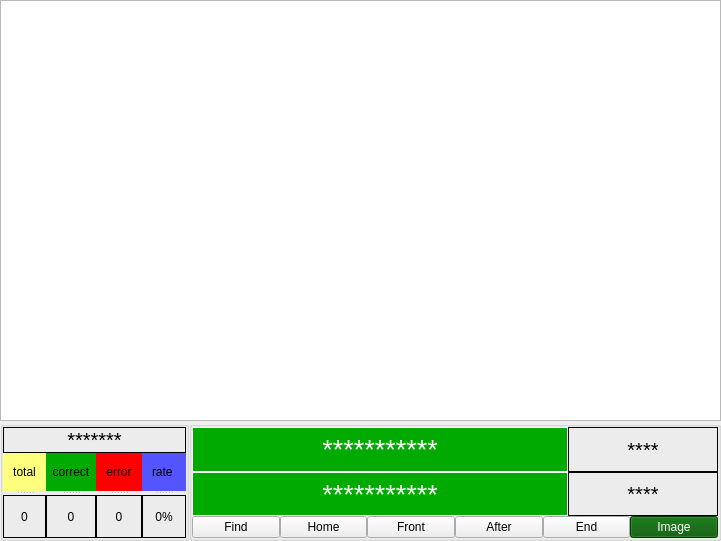
<?xml version="1.0" encoding="UTF-8"?>
<ui version="4.0">
 <class>DataBaseWidget</class>
 <widget class="QWidget" name="DataBaseWidget">
  <property name="geometry">
   <rect>
    <x>0</x>
    <y>0</y>
    <width>721</width>
    <height>541</height>
   </rect>
  </property>
  <property name="windowTitle">
   <string>Form</string>
  </property>
  <layout class="QGridLayout" name="gridLayout_8">
   <property name="leftMargin">
    <number>0</number>
   </property>
   <property name="topMargin">
    <number>0</number>
   </property>
   <property name="rightMargin">
    <number>0</number>
   </property>
   <property name="bottomMargin">
    <number>0</number>
   </property>
   <property name="spacing">
    <number>0</number>
   </property>
   <item row="0" column="0">
    <widget class="QStackedWidget" name="stackedWidget">
     <property name="currentIndex">
      <number>0</number>
     </property>
     <widget class="QWidget" name="page_3">
      <layout class="QGridLayout" name="gridLayout_9">
       <property name="leftMargin">
        <number>0</number>
       </property>
       <property name="topMargin">
        <number>0</number>
       </property>
       <property name="rightMargin">
        <number>0</number>
       </property>
       <property name="bottomMargin">
        <number>0</number>
       </property>
       <property name="spacing">
        <number>0</number>
       </property>
       <item row="0" column="0" colspan="2">
        <widget class="QStackedWidget" name="stackedWidget_2">
         <property name="currentIndex">
          <number>0</number>
         </property>
         <widget class="QWidget" name="stackedWidgetPage1">
          <layout class="QGridLayout" name="gridLayout_7">
           <property name="leftMargin">
            <number>0</number>
           </property>
           <property name="topMargin">
            <number>0</number>
           </property>
           <property name="rightMargin">
            <number>0</number>
           </property>
           <property name="bottomMargin">
            <number>0</number>
           </property>
           <property name="spacing">
            <number>0</number>
           </property>
           <item row="0" column="0">
            <widget class="QTableView" name="tableView">
             <property name="autoScroll">
              <bool>true</bool>
             </property>
             <property name="autoScrollMargin">
              <number>10</number>
             </property>
             <property name="alternatingRowColors">
              <bool>true</bool>
             </property>
             <property name="selectionBehavior">
              <enum>QAbstractItemView::SelectRows</enum>
             </property>
             <attribute name="verticalHeaderCascadingSectionResizes">
              <bool>true</bool>
             </attribute>
            </widget>
           </item>
          </layout>
         </widget>
         <widget class="QWidget" name="stackedWidgetPage2">
          <layout class="QGridLayout" name="gridLayout_6">
           <property name="leftMargin">
            <number>0</number>
           </property>
           <property name="topMargin">
            <number>0</number>
           </property>
           <property name="rightMargin">
            <number>0</number>
           </property>
           <property name="bottomMargin">
            <number>0</number>
           </property>
           <property name="spacing">
            <number>0</number>
           </property>
           <item row="0" column="0">
            <widget class="QGroupBox" name="groupBox_3">
             <property name="title">
              <string/>
             </property>
             <layout class="QGridLayout" name="gridLayout_5">
              <property name="leftMargin">
               <number>0</number>
              </property>
              <property name="topMargin">
               <number>0</number>
              </property>
              <property name="rightMargin">
               <number>0</number>
              </property>
              <property name="bottomMargin">
               <number>0</number>
              </property>
              <property name="spacing">
               <number>2</number>
              </property>
              <item row="0" column="0">
               <widget class="QLabel" name="Img_RightAfter_label">
                <property name="sizePolicy">
                 <sizepolicy hsizetype="Expanding" vsizetype="Expanding">
                  <horstretch>0</horstretch>
                  <verstretch>0</verstretch>
                 </sizepolicy>
                </property>
                <property name="frameShape">
                 <enum>QFrame::Panel</enum>
                </property>
                <property name="text">
                 <string/>
                </property>
                <property name="scaledContents">
                 <bool>true</bool>
                </property>
               </widget>
              </item>
              <item row="0" column="1">
               <widget class="QLabel" name="Img_RightFront_label">
                <property name="sizePolicy">
                 <sizepolicy hsizetype="Expanding" vsizetype="Expanding">
                  <horstretch>0</horstretch>
                  <verstretch>0</verstretch>
                 </sizepolicy>
                </property>
                <property name="frameShape">
                 <enum>QFrame::Panel</enum>
                </property>
                <property name="text">
                 <string/>
                </property>
                <property name="scaledContents">
                 <bool>true</bool>
                </property>
               </widget>
              </item>
              <item row="0" column="2">
               <widget class="QStackedWidget" name="stackedWidget1">
                <property name="sizePolicy">
                 <sizepolicy hsizetype="Expanding" vsizetype="Expanding">
                  <horstretch>0</horstretch>
                  <verstretch>0</verstretch>
                 </sizepolicy>
                </property>
                <property name="currentIndex">
                 <number>0</number>
                </property>
                <widget class="QWidget" name="page_5">
                 <property name="sizePolicy">
                  <sizepolicy hsizetype="Expanding" vsizetype="Expanding">
                   <horstretch>0</horstretch>
                   <verstretch>0</verstretch>
                  </sizepolicy>
                 </property>
                 <layout class="QGridLayout" name="gridLayout_4">
                  <property name="leftMargin">
                   <number>0</number>
                  </property>
                  <property name="topMargin">
                   <number>0</number>
                  </property>
                  <property name="rightMargin">
                   <number>0</number>
                  </property>
                  <property name="bottomMargin">
                   <number>0</number>
                  </property>
                  <property name="spacing">
                   <number>0</number>
                  </property>
                  <item row="0" column="0">
                   <widget class="QLabel" name="Img_Front_label">
                    <property name="sizePolicy">
                     <sizepolicy hsizetype="Expanding" vsizetype="Expanding">
                      <horstretch>0</horstretch>
                      <verstretch>0</verstretch>
                     </sizepolicy>
                    </property>
                    <property name="frameShape">
                     <enum>QFrame::Panel</enum>
                    </property>
                    <property name="text">
                     <string/>
                    </property>
                    <property name="scaledContents">
                     <bool>true</bool>
                    </property>
                   </widget>
                  </item>
                 </layout>
                </widget>
                <widget class="QWidget" name="page_6">
                 <property name="sizePolicy">
                  <sizepolicy hsizetype="Expanding" vsizetype="Expanding">
                   <horstretch>0</horstretch>
                   <verstretch>0</verstretch>
                  </sizepolicy>
                 </property>
                 <layout class="QGridLayout" name="gridLayout_3">
                  <property name="leftMargin">
                   <number>0</number>
                  </property>
                  <property name="topMargin">
                   <number>0</number>
                  </property>
                  <property name="rightMargin">
                   <number>0</number>
                  </property>
                  <property name="bottomMargin">
                   <number>0</number>
                  </property>
                  <property name="spacing">
                   <number>0</number>
                  </property>
                  <item row="0" column="0" colspan="2">
                   <widget class="QLabel" name="Img_plate_label">
                    <property name="sizePolicy">
                     <sizepolicy hsizetype="Expanding" vsizetype="Expanding">
                      <horstretch>0</horstretch>
                      <verstretch>0</verstretch>
                     </sizepolicy>
                    </property>
                    <property name="frameShape">
                     <enum>QFrame::Panel</enum>
                    </property>
                    <property name="text">
                     <string/>
                    </property>
                    <property name="scaledContents">
                     <bool>true</bool>
                    </property>
                   </widget>
                  </item>
                 </layout>
                </widget>
               </widget>
              </item>
              <item row="1" column="0">
               <widget class="QSplitter" name="splitter_6">
                <property name="orientation">
                 <enum>Qt::Horizontal</enum>
                </property>
                <widget class="QLabel" name="label_29">
                 <property name="sizePolicy">
                  <sizepolicy hsizetype="Preferred" vsizetype="Fixed">
                   <horstretch>0</horstretch>
                   <verstretch>0</verstretch>
                  </sizepolicy>
                 </property>
                 <property name="minimumSize">
                  <size>
                   <width>0</width>
                   <height>24</height>
                  </size>
                 </property>
                 <property name="maximumSize">
                  <size>
                   <width>16777215</width>
                   <height>24</height>
                  </size>
                 </property>
                 <property name="text">
                  <string/>
                 </property>
                 <property name="alignment">
                  <set>Qt::AlignCenter</set>
                 </property>
                </widget>
               </widget>
              </item>
              <item row="1" column="1">
               <widget class="QSplitter" name="splitter_7">
                <property name="orientation">
                 <enum>Qt::Horizontal</enum>
                </property>
                <widget class="QLabel" name="label_30">
                 <property name="sizePolicy">
                  <sizepolicy hsizetype="Preferred" vsizetype="Fixed">
                   <horstretch>0</horstretch>
                   <verstretch>0</verstretch>
                  </sizepolicy>
                 </property>
                 <property name="minimumSize">
                  <size>
                   <width>0</width>
                   <height>24</height>
                  </size>
                 </property>
                 <property name="maximumSize">
                  <size>
                   <width>16777215</width>
                   <height>24</height>
                  </size>
                 </property>
                 <property name="text">
                  <string/>
                 </property>
                 <property name="alignment">
                  <set>Qt::AlignCenter</set>
                 </property>
                </widget>
               </widget>
              </item>
              <item row="1" column="2">
               <layout class="QHBoxLayout" name="horizontalLayout_2">
                <item>
                 <widget class="QCheckBox" name="checkBox">
                  <property name="sizePolicy">
                   <sizepolicy hsizetype="Fixed" vsizetype="Fixed">
                    <horstretch>0</horstretch>
                    <verstretch>0</verstretch>
                   </sizepolicy>
                  </property>
                  <property name="minimumSize">
                   <size>
                    <width>0</width>
                    <height>24</height>
                   </size>
                  </property>
                  <property name="maximumSize">
                   <size>
                    <width>60</width>
                    <height>24</height>
                   </size>
                  </property>
                  <property name="text">
                   <string>Plate</string>
                  </property>
                 </widget>
                </item>
                <item>
                 <widget class="QLabel" name="label_15">
                  <property name="sizePolicy">
                   <sizepolicy hsizetype="Preferred" vsizetype="Fixed">
                    <horstretch>0</horstretch>
                    <verstretch>0</verstretch>
                   </sizepolicy>
                  </property>
                  <property name="minimumSize">
                   <size>
                    <width>0</width>
                    <height>24</height>
                   </size>
                  </property>
                  <property name="maximumSize">
                   <size>
                    <width>16777215</width>
                    <height>24</height>
                   </size>
                  </property>
                  <property name="text">
                   <string/>
                  </property>
                  <property name="alignment">
                   <set>Qt::AlignCenter</set>
                  </property>
                 </widget>
                </item>
               </layout>
              </item>
              <item row="2" column="0">
               <widget class="QLabel" name="Img_After_label">
                <property name="sizePolicy">
                 <sizepolicy hsizetype="Expanding" vsizetype="Expanding">
                  <horstretch>0</horstretch>
                  <verstretch>0</verstretch>
                 </sizepolicy>
                </property>
                <property name="frameShape">
                 <enum>QFrame::Panel</enum>
                </property>
                <property name="text">
                 <string/>
                </property>
                <property name="scaledContents">
                 <bool>true</bool>
                </property>
               </widget>
              </item>
              <item row="2" column="1">
               <widget class="QLabel" name="Img_LeftAfter_label">
                <property name="sizePolicy">
                 <sizepolicy hsizetype="Expanding" vsizetype="Expanding">
                  <horstretch>0</horstretch>
                  <verstretch>0</verstretch>
                 </sizepolicy>
                </property>
                <property name="frameShape">
                 <enum>QFrame::Panel</enum>
                </property>
                <property name="text">
                 <string/>
                </property>
                <property name="scaledContents">
                 <bool>true</bool>
                </property>
               </widget>
              </item>
              <item row="2" column="2">
               <widget class="QLabel" name="Img_LeftFront_label">
                <property name="sizePolicy">
                 <sizepolicy hsizetype="Expanding" vsizetype="Expanding">
                  <horstretch>0</horstretch>
                  <verstretch>0</verstretch>
                 </sizepolicy>
                </property>
                <property name="frameShape">
                 <enum>QFrame::Panel</enum>
                </property>
                <property name="text">
                 <string/>
                </property>
                <property name="scaledContents">
                 <bool>true</bool>
                </property>
               </widget>
              </item>
              <item row="3" column="0">
               <widget class="QSplitter" name="splitter_8">
                <property name="orientation">
                 <enum>Qt::Horizontal</enum>
                </property>
                <widget class="QLabel" name="label_32">
                 <property name="sizePolicy">
                  <sizepolicy hsizetype="Preferred" vsizetype="Fixed">
                   <horstretch>0</horstretch>
                   <verstretch>0</verstretch>
                  </sizepolicy>
                 </property>
                 <property name="minimumSize">
                  <size>
                   <width>0</width>
                   <height>24</height>
                  </size>
                 </property>
                 <property name="maximumSize">
                  <size>
                   <width>16777215</width>
                   <height>24</height>
                  </size>
                 </property>
                 <property name="text">
                  <string/>
                 </property>
                 <property name="alignment">
                  <set>Qt::AlignCenter</set>
                 </property>
                </widget>
               </widget>
              </item>
              <item row="3" column="1">
               <widget class="QSplitter" name="splitter_9">
                <property name="orientation">
                 <enum>Qt::Horizontal</enum>
                </property>
                <widget class="QLabel" name="label_33">
                 <property name="sizePolicy">
                  <sizepolicy hsizetype="Preferred" vsizetype="Fixed">
                   <horstretch>0</horstretch>
                   <verstretch>0</verstretch>
                  </sizepolicy>
                 </property>
                 <property name="minimumSize">
                  <size>
                   <width>0</width>
                   <height>24</height>
                  </size>
                 </property>
                 <property name="maximumSize">
                  <size>
                   <width>16777215</width>
                   <height>24</height>
                  </size>
                 </property>
                 <property name="text">
                  <string/>
                 </property>
                 <property name="alignment">
                  <set>Qt::AlignCenter</set>
                 </property>
                </widget>
               </widget>
              </item>
              <item row="3" column="2">
               <widget class="QSplitter" name="splitter_10">
                <property name="orientation">
                 <enum>Qt::Horizontal</enum>
                </property>
                <widget class="QLabel" name="label_34">
                 <property name="sizePolicy">
                  <sizepolicy hsizetype="Preferred" vsizetype="Fixed">
                   <horstretch>0</horstretch>
                   <verstretch>0</verstretch>
                  </sizepolicy>
                 </property>
                 <property name="minimumSize">
                  <size>
                   <width>0</width>
                   <height>24</height>
                  </size>
                 </property>
                 <property name="maximumSize">
                  <size>
                   <width>16777215</width>
                   <height>24</height>
                  </size>
                 </property>
                 <property name="text">
                  <string/>
                 </property>
                 <property name="alignment">
                  <set>Qt::AlignCenter</set>
                 </property>
                </widget>
               </widget>
              </item>
             </layout>
            </widget>
           </item>
          </layout>
         </widget>
        </widget>
       </item>
       <item row="1" column="0">
        <widget class="QGroupBox" name="groupBox">
         <property name="maximumSize">
          <size>
           <width>250</width>
           <height>120</height>
          </size>
         </property>
         <property name="title">
          <string/>
         </property>
         <layout class="QGridLayout" name="gridLayout_2">
          <property name="leftMargin">
           <number>0</number>
          </property>
          <property name="topMargin">
           <number>0</number>
          </property>
          <property name="rightMargin">
           <number>0</number>
          </property>
          <property name="bottomMargin">
           <number>0</number>
          </property>
          <property name="spacing">
           <number>0</number>
          </property>
          <item row="0" column="0" colspan="4">
           <widget class="QLabel" name="Plate_label">
            <property name="sizePolicy">
             <sizepolicy hsizetype="Expanding" vsizetype="Preferred">
              <horstretch>0</horstretch>
              <verstretch>0</verstretch>
             </sizepolicy>
            </property>
            <property name="maximumSize">
             <size>
              <width>16777215</width>
              <height>16777215</height>
             </size>
            </property>
            <property name="font">
             <font>
              <pointsize>15</pointsize>
             </font>
            </property>
            <property name="frameShape">
             <enum>QFrame::Panel</enum>
            </property>
            <property name="text">
             <string>*******</string>
            </property>
            <property name="alignment">
             <set>Qt::AlignCenter</set>
            </property>
           </widget>
          </item>
          <item row="1" column="0">
           <widget class="QSplitter" name="splitter">
            <property name="orientation">
             <enum>Qt::Vertical</enum>
            </property>
            <widget class="QLabel" name="label">
             <property name="styleSheet">
              <string notr="true">background-color: rgb(255, 255, 127);</string>
             </property>
             <property name="text">
              <string>   total   </string>
             </property>
             <property name="alignment">
              <set>Qt::AlignCenter</set>
             </property>
            </widget>
            <widget class="QLabel" name="total_label">
             <property name="frameShape">
              <enum>QFrame::Panel</enum>
             </property>
             <property name="text">
              <string>0</string>
             </property>
             <property name="alignment">
              <set>Qt::AlignCenter</set>
             </property>
            </widget>
           </widget>
          </item>
          <item row="1" column="1">
           <widget class="QSplitter" name="splitter_2">
            <property name="orientation">
             <enum>Qt::Vertical</enum>
            </property>
            <widget class="QLabel" name="label_2">
             <property name="styleSheet">
              <string notr="true">background-color: rgb(0, 170, 0);</string>
             </property>
             <property name="text">
              <string>  correct  </string>
             </property>
             <property name="alignment">
              <set>Qt::AlignCenter</set>
             </property>
            </widget>
            <widget class="QLabel" name="correct_label">
             <property name="frameShape">
              <enum>QFrame::Panel</enum>
             </property>
             <property name="text">
              <string>0</string>
             </property>
             <property name="alignment">
              <set>Qt::AlignCenter</set>
             </property>
            </widget>
           </widget>
          </item>
          <item row="1" column="2">
           <widget class="QSplitter" name="splitter_3">
            <property name="orientation">
             <enum>Qt::Vertical</enum>
            </property>
            <widget class="QLabel" name="label_3">
             <property name="styleSheet">
              <string notr="true">background-color: rgb(255, 0, 0);</string>
             </property>
             <property name="text">
              <string>   error   </string>
             </property>
             <property name="alignment">
              <set>Qt::AlignCenter</set>
             </property>
            </widget>
            <widget class="QLabel" name="error_label">
             <property name="frameShape">
              <enum>QFrame::Panel</enum>
             </property>
             <property name="text">
              <string>0</string>
             </property>
             <property name="alignment">
              <set>Qt::AlignCenter</set>
             </property>
            </widget>
           </widget>
          </item>
          <item row="1" column="3">
           <widget class="QSplitter" name="splitter_4">
            <property name="orientation">
             <enum>Qt::Vertical</enum>
            </property>
            <widget class="QLabel" name="label_4">
             <property name="styleSheet">
              <string notr="true">background-color: rgb(85, 85, 255);</string>
             </property>
             <property name="text">
              <string>   rate    </string>
             </property>
             <property name="alignment">
              <set>Qt::AlignCenter</set>
             </property>
            </widget>
            <widget class="QLabel" name="rate_label">
             <property name="frameShape">
              <enum>QFrame::Panel</enum>
             </property>
             <property name="text">
              <string>0%</string>
             </property>
             <property name="alignment">
              <set>Qt::AlignCenter</set>
             </property>
            </widget>
           </widget>
          </item>
         </layout>
        </widget>
       </item>
       <item row="1" column="1">
        <widget class="QGroupBox" name="groupBox_2">
         <property name="maximumSize">
          <size>
           <width>16777215</width>
           <height>16777215</height>
          </size>
         </property>
         <property name="title">
          <string/>
         </property>
         <layout class="QGridLayout" name="gridLayout">
          <property name="leftMargin">
           <number>0</number>
          </property>
          <property name="topMargin">
           <number>0</number>
          </property>
          <property name="rightMargin">
           <number>0</number>
          </property>
          <property name="bottomMargin">
           <number>0</number>
          </property>
          <property name="spacing">
           <number>0</number>
          </property>
          <item row="1" column="1">
           <widget class="QLabel" name="numberAfter_label">
            <property name="sizePolicy">
             <sizepolicy hsizetype="Expanding" vsizetype="Preferred">
              <horstretch>0</horstretch>
              <verstretch>0</verstretch>
             </sizepolicy>
            </property>
            <property name="font">
             <font>
              <pointsize>20</pointsize>
             </font>
            </property>
            <property name="styleSheet">
             <string notr="true">background-color: rgb(0, 170, 0);
color: rgb(255, 255, 255);</string>
            </property>
            <property name="frameShape">
             <enum>QFrame::Panel</enum>
            </property>
            <property name="text">
             <string>***********</string>
            </property>
            <property name="scaledContents">
             <bool>false</bool>
            </property>
            <property name="alignment">
             <set>Qt::AlignCenter</set>
            </property>
           </widget>
          </item>
          <item row="2" column="0" colspan="3">
           <layout class="QHBoxLayout" name="horizontalLayout">
            <property name="spacing">
             <number>0</number>
            </property>
            <item>
             <widget class="QPushButton" name="Find_pushButton">
              <property name="text">
               <string>Find</string>
              </property>
             </widget>
            </item>
            <item>
             <widget class="QPushButton" name="Home_pushButton">
              <property name="text">
               <string>Home</string>
              </property>
             </widget>
            </item>
            <item>
             <widget class="QPushButton" name="Front_pushButton">
              <property name="text">
               <string>Front</string>
              </property>
             </widget>
            </item>
            <item>
             <widget class="QPushButton" name="After_pushButton">
              <property name="text">
               <string>After</string>
              </property>
             </widget>
            </item>
            <item>
             <widget class="QPushButton" name="End_pushButton">
              <property name="text">
               <string>End</string>
              </property>
             </widget>
            </item>
            <item>
             <widget class="QPushButton" name="ImageOrData_PushButton">
              <property name="sizePolicy">
               <sizepolicy hsizetype="Minimum" vsizetype="Fixed">
                <horstretch>0</horstretch>
                <verstretch>0</verstretch>
               </sizepolicy>
              </property>
              <property name="styleSheet">
               <string notr="true">background-color: rgb(0, 85, 0);
color: rgb(255, 255, 255);</string>
              </property>
              <property name="text">
               <string>Image</string>
              </property>
              <property name="checkable">
               <bool>true</bool>
              </property>
              <property name="autoDefault">
               <bool>false</bool>
              </property>
              <property name="default">
               <bool>false</bool>
              </property>
             </widget>
            </item>
           </layout>
          </item>
          <item row="1" column="2">
           <widget class="QLabel" name="checkAfter_label">
            <property name="maximumSize">
             <size>
              <width>150</width>
              <height>16777215</height>
             </size>
            </property>
            <property name="font">
             <font>
              <pointsize>15</pointsize>
             </font>
            </property>
            <property name="frameShape">
             <enum>QFrame::Panel</enum>
            </property>
            <property name="text">
             <string>****</string>
            </property>
            <property name="alignment">
             <set>Qt::AlignCenter</set>
            </property>
           </widget>
          </item>
          <item row="0" column="2">
           <widget class="QLabel" name="checkFront_label">
            <property name="sizePolicy">
             <sizepolicy hsizetype="Expanding" vsizetype="Preferred">
              <horstretch>0</horstretch>
              <verstretch>0</verstretch>
             </sizepolicy>
            </property>
            <property name="maximumSize">
             <size>
              <width>150</width>
              <height>16777215</height>
             </size>
            </property>
            <property name="font">
             <font>
              <pointsize>15</pointsize>
             </font>
            </property>
            <property name="frameShape">
             <enum>QFrame::Panel</enum>
            </property>
            <property name="text">
             <string>****</string>
            </property>
            <property name="alignment">
             <set>Qt::AlignCenter</set>
            </property>
           </widget>
          </item>
          <item row="0" column="1">
           <widget class="QLabel" name="numberFront_label">
            <property name="sizePolicy">
             <sizepolicy hsizetype="Expanding" vsizetype="Preferred">
              <horstretch>0</horstretch>
              <verstretch>0</verstretch>
             </sizepolicy>
            </property>
            <property name="font">
             <font>
              <pointsize>20</pointsize>
             </font>
            </property>
            <property name="styleSheet">
             <string notr="true">background-color: rgb(0, 170, 0);
color: rgb(255, 255, 255);</string>
            </property>
            <property name="frameShape">
             <enum>QFrame::Panel</enum>
            </property>
            <property name="text">
             <string>***********</string>
            </property>
            <property name="alignment">
             <set>Qt::AlignCenter</set>
            </property>
           </widget>
          </item>
         </layout>
        </widget>
       </item>
      </layout>
     </widget>
     <widget class="QWidget" name="page_4">
      <layout class="QGridLayout" name="gridLayout_10">
       <item row="0" column="0">
        <layout class="QVBoxLayout" name="verticalLayout">
         <property name="spacing">
          <number>14</number>
         </property>
         <property name="topMargin">
          <number>5</number>
         </property>
         <item>
          <widget class="QCheckBox" name="Datatime_checkBox">
           <property name="text">
            <string>DateTime</string>
           </property>
           <property name="checked">
            <bool>true</bool>
           </property>
          </widget>
         </item>
         <item>
          <widget class="QCheckBox" name="Channel_checkBox">
           <property name="text">
            <string>Channel</string>
           </property>
          </widget>
         </item>
         <item>
          <widget class="QCheckBox" name="Numbers_checkBox">
           <property name="text">
            <string>Numbers</string>
           </property>
          </widget>
         </item>
         <item>
          <widget class="QCheckBox" name="IsoType_checkBox">
           <property name="text">
            <string>IsoType</string>
           </property>
          </widget>
         </item>
         <item>
          <widget class="QCheckBox" name="Plate_checkBox">
           <property name="text">
            <string>Plate</string>
           </property>
          </widget>
         </item>
         <item>
          <widget class="QCheckBox" name="Check_checkBox">
           <property name="text">
            <string>Check</string>
           </property>
          </widget>
         </item>
         <item>
          <widget class="QCheckBox" name="Type_checkBox">
           <property name="text">
            <string>Type</string>
           </property>
          </widget>
         </item>
        </layout>
       </item>
       <item row="0" column="1" colspan="2">
        <layout class="QVBoxLayout" name="verticalLayout_2">
         <property name="spacing">
          <number>6</number>
         </property>
         <item>
          <widget class="QSplitter" name="splitter_11">
           <property name="orientation">
            <enum>Qt::Horizontal</enum>
           </property>
           <widget class="QDateTimeEdit" name="DateTime_Statrt_dateTimeEdit">
            <property name="wrapping">
             <bool>false</bool>
            </property>
            <property name="displayFormat">
             <string>yyyy/MM/dd hh:mm:ss</string>
            </property>
            <property name="calendarPopup">
             <bool>false</bool>
            </property>
            <property name="currentSectionIndex">
             <number>2</number>
            </property>
            <property name="timeSpec">
             <enum>Qt::LocalTime</enum>
            </property>
           </widget>
           <widget class="QDateTimeEdit" name="DataTime_End_dateTimeEdit">
            <property name="currentSection">
             <enum>QDateTimeEdit::YearSection</enum>
            </property>
            <property name="displayFormat">
             <string>yyyy/MM/dd hh:mm:ss</string>
            </property>
            <property name="calendarPopup">
             <bool>false</bool>
            </property>
           </widget>
          </widget>
         </item>
         <item>
          <widget class="QSpinBox" name="Channel_spinBox">
           <property name="enabled">
            <bool>false</bool>
           </property>
           <property name="minimum">
            <number>1</number>
           </property>
          </widget>
         </item>
         <item>
          <widget class="QSplitter" name="splitter_5">
           <property name="orientation">
            <enum>Qt::Horizontal</enum>
           </property>
           <widget class="QLineEdit" name="Numbers_Front_lineEdit">
            <property name="enabled">
             <bool>false</bool>
            </property>
           </widget>
           <widget class="QLineEdit" name="Numbers_End_lineEdit">
            <property name="enabled">
             <bool>false</bool>
            </property>
           </widget>
          </widget>
         </item>
         <item>
          <widget class="QComboBox" name="Iso_Type_comboBox">
           <property name="enabled">
            <bool>false</bool>
           </property>
           <item>
            <property name="text">
             <string>22G1</string>
            </property>
           </item>
           <item>
            <property name="text">
             <string>45G1</string>
            </property>
           </item>
          </widget>
         </item>
         <item>
          <widget class="QLineEdit" name="Plate_lineEdit">
           <property name="enabled">
            <bool>false</bool>
           </property>
          </widget>
         </item>
         <item>
          <widget class="QSplitter" name="splitter_12">
           <property name="orientation">
            <enum>Qt::Horizontal</enum>
           </property>
           <widget class="QRadioButton" name="Yes_radioButton">
            <property name="enabled">
             <bool>false</bool>
            </property>
            <property name="text">
             <string>Yes</string>
            </property>
            <property name="checked">
             <bool>true</bool>
            </property>
           </widget>
           <widget class="QRadioButton" name="No_radioButton">
            <property name="enabled">
             <bool>false</bool>
            </property>
            <property name="text">
             <string>No</string>
            </property>
           </widget>
          </widget>
         </item>
         <item>
          <widget class="QComboBox" name="Type_comboBox">
           <property name="enabled">
            <bool>false</bool>
           </property>
           <item>
            <property name="text">
             <string>No container</string>
            </property>
           </item>
           <item>
            <property name="text">
             <string>Small container</string>
            </property>
           </item>
           <item>
            <property name="text">
             <string>Large container</string>
            </property>
           </item>
           <item>
            <property name="text">
             <string>Double container</string>
            </property>
           </item>
          </widget>
         </item>
        </layout>
       </item>
       <item row="1" column="1">
        <spacer name="verticalSpacer">
         <property name="orientation">
          <enum>Qt::Vertical</enum>
         </property>
         <property name="sizeHint" stdset="0">
          <size>
           <width>20</width>
           <height>279</height>
          </size>
         </property>
        </spacer>
       </item>
       <item row="2" column="2">
        <widget class="QDialogButtonBox" name="buttonBox">
         <property name="standardButtons">
          <set>QDialogButtonBox::Cancel|QDialogButtonBox::Ok</set>
         </property>
        </widget>
       </item>
      </layout>
     </widget>
    </widget>
   </item>
  </layout>
 </widget>
 <resources/>
 <connections/>
</ui>
